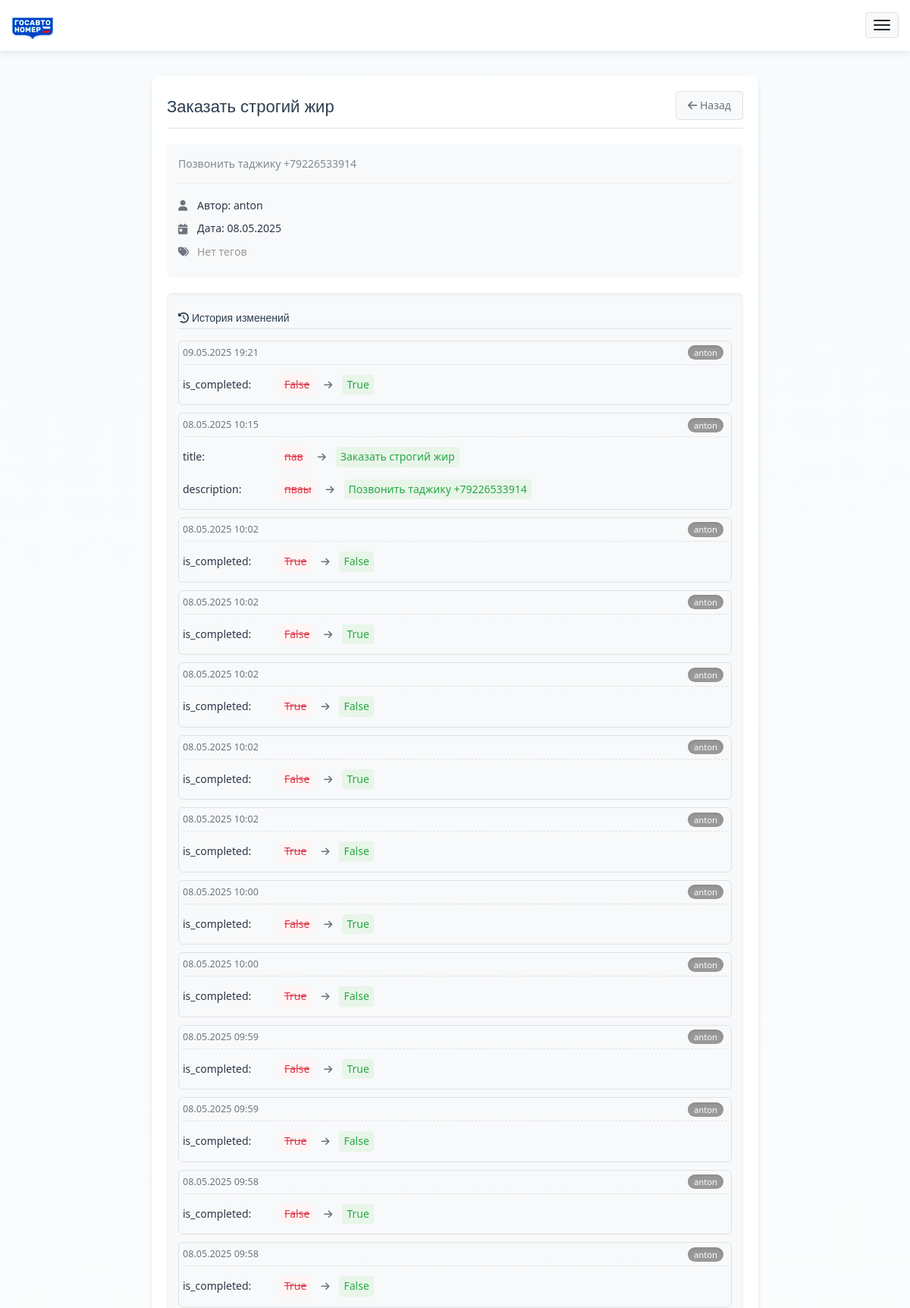
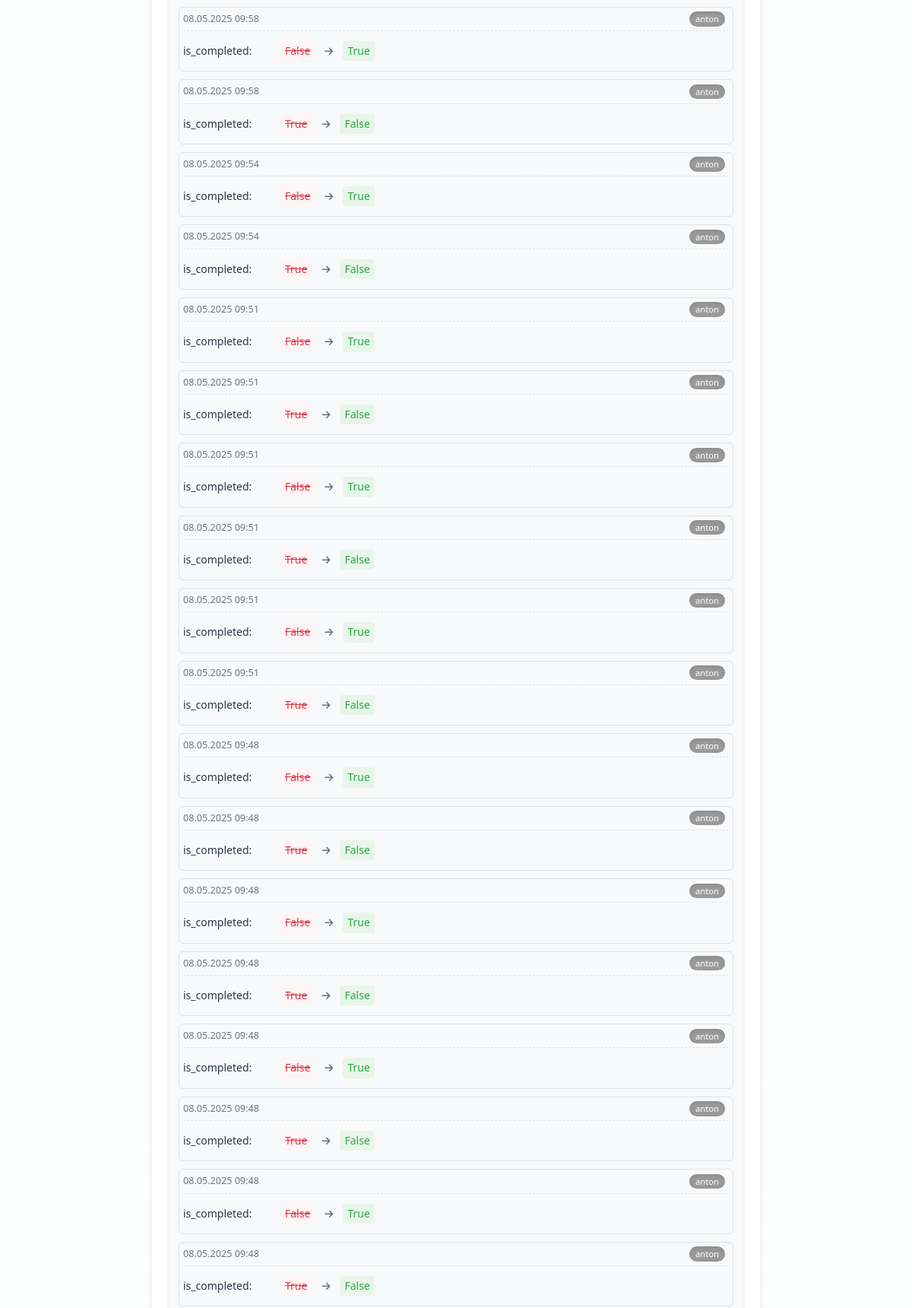
The page /diary/task/14/ (signed in, upper part) on the database its author committed (2 pictures, top to bottom).
### app/models.py (models this page shows, shortened)
class Task(models.Model):
    title = models.CharField(max_length=200)
    description = models.TextField(blank=True)
    date = models.DateField()
    user = models.ForeignKey(User, on_delete=models.CASCADE)
    tags = models.ManyToManyField('Tag', blank=True)
    is_completed = models.BooleanField(default=False)
    image = models.ImageField(upload_to='task_images/', null=True, blank=True, verbose_name="Изображение")  # Новое поле

class TaskHistory(models.Model):
    task = models.ForeignKey(Task, on_delete=models.CASCADE, related_name='history')
    user = models.ForeignKey(User, on_delete=models.SET_NULL, null=True)
    timestamp = models.DateTimeField(default=timezone.now)
    changes = models.JSONField()  # Хранит изменения в формате {"field": {"old": "value", "new": "value"}}
    class Meta:
        ordering = ['-timestamp']

### app/views.py (the view)
# urls.py: path('diary/task/<int:pk>/', TaskDetailView.as_view(), name='task_detail'),
class TaskDetailView(LoginRequiredMixin, DetailView):
    model = Task
    template_name = 'app/task_detail.html'
    context_object_name = 'task'

### app/templates/app/task_detail.html (shortened to what this page needs)
{% extends "app/layout.html" %}
{% load static %}
{% block content %}
<div class="task-detail-container">
    {% if user.is_staff %}
    <div class="detail-header">
        <h2 class="detail-title">{{ task.title }}</h2>
        <a href="{% url 'today_tasks' %}" class="btn btn-back">
            <i class="fas fa-arrow-left"></i> Назад
        </a>
    </div>
    <div class="task-main-info">
        <div class="task-meta">
            <div class="task-description">
                {{ task.description|linebreaks|default:"<em>Нет описания</em>" }}
            </div>
            <div class="meta-info">
                <div class="meta-item">
                    <i class="fas fa-user"></i>
                    <span>Автор: {{ task.user.username }}</span>
                </div>
                <div class="meta-item">
                    <i class="fas fa-calendar-day"></i>
                    <span>Дата: {{ task.date|date:"d.m.Y" }}</span>
                </div>
                <div class="meta-item tags">
                    <i class="fas fa-tags"></i>
                    {% for tag in task.tags.all %}
                    <span class="tag-badge" style="background-color: {{ tag.color }};">
                        {{ tag.name }}
                    </span>
                    {% empty %}
                    <span class="text-muted">Нет тегов</span>
                    {% endfor %}
                </div>
            </div>
        </div>
    </div>
    {% if user.is_superuser %}
    <div class="task-history">
        <h4 class="history-title"><i class="fas fa-history"></i> История изменений</h4>
        {% for history in task.history.all %}
        <div class="history-item card">
            <div class="card-body">
                <div class="history-header">
                    <span class="history-date">
                        {{ history.timestamp|date:"d.m.Y H:i" }}
                    </span>
                    <span class="history-user badge bg-secondary">
                        {{ history.user.username|default:"Система" }}
                    </span>
                </div>
                {% if history.changes %}
                <ul class="history-changes">
                    {% for field, values in history.changes.items %}
                    <li>
                        <span class="change-field">{{ field }}:</span>
                        <span class="change-old">{{ values.old|default:"∅" }}</span>
                        <i class="fas fa-arrow-right"></i>
                        <span class="change-new">{{ values.new|default:"∅" }}</span>
                    </li>
                    {% endfor %}
                </ul>
                {% else %}
                <div class="no-changes">Изменений не зафиксировано</div>
                {% endif %}
            </div>
        </div>
        {% empty %}
        <div class="alert alert-info">История изменений отсутствует</div>
        {% endfor %}
    </div>
    {% endif %}
    {% else %}
    <div class="access-denied">
        <i class="fas fa-lock"></i>
        <h3>Доступ запрещён</h3>
        <p>Просмотр деталей задачи доступен только сотрудникам</p>
    </div>
    {% endif %}
</div>
{% endblock %}

### app/static/app/content/site.css (style rules this page uses)
:root { --primary-color: #1a73e8; --text-color: #2d3748; --text-light: #4a5568; --font-base: 'Segoe UI', system-ui, -apple-system, sans-serif; --bg-dark: #121212; --card-dark: #2d2d2d; }
body { padding-top: 80px; padding-bottom: 20px; font-family: var(--font-base); line-height: 1.6; color: var(--text-color); transition: background 0.3s ease, color 0.3s ease; background: linear-gradient(175deg, #f8fbfd 0%, #ffffff 100%), repeating-linear-gradient( 45deg, rgba(30, 136, 229, 0.03) 0px, rgba(30, 136, 229, 0.03) 20px, transparent 20px, transparent 40px ); }
a { color: var(--primary-color); text-decoration: none; transition: color 0.2s ease; }

### app/static/app/content/diary.css (style rules this page uses)
.badge { padding: 0.5em 1em; border-radius: 20px; font-weight: 500; margin-right: 0.5rem; box-shadow: inset 0 2px 4px rgba(0,0,0,0.1); }
.task-description { white-space: normal; overflow: visible; text-overflow: clip; display: block !important; word-wrap: break-word; }
.task-description { color: #7f8c8d; line-height: 1.5; margin-bottom: 1.5rem; }
.task-detail-container { max-width: 800px; margin: 2rem auto; padding: 20px; background: #fff; border-radius: 12px; box-shadow: 0 4px 6px rgba(0, 0, 0, 0.1); }
.detail-header { display: flex; justify-content: space-between; align-items: center; margin-bottom: 2rem; padding-bottom: 1rem; border-bottom: 2px solid #eee; }
.detail-title { color: #2c3e50; font-size: 2.2rem; margin: 0; }
.btn-back { background: #f8f9fa; color: #6c757d; padding: 8px 15px; border: 1px solid #dee2e6; transition: all 0.3s ease; }
.task-meta { background: #f8f9fa; padding: 1.5rem; border-radius: 8px; margin-top: 1.5rem; }
.meta-info { margin-top: 1.5rem; padding-top: 1rem; border-top: 1px solid #eee; }
.meta-item { display: flex; align-items: center; margin: 0.8rem 0; }
.meta-item i { width: 25px; color: #6c757d; }
.task-history { margin-top: 2rem; background: #f8f9fa; border-radius: 8px; padding: 1.5rem; box-shadow: inset 0 2px 4px rgba(0,0,0,0.05); }
.history-title { color: #2c3e50; font-size: 1.4rem; margin-bottom: 1.5rem; padding-bottom: 0.5rem; border-bottom: 2px solid #e9ecef; }
.history-item { margin-bottom: 1rem; border: 1px solid #dee2e6; border-radius: 6px; overflow: hidden; padding: 5px; }
.history-header { display: flex; justify-content: space-between; align-items: center; padding-bottom: 0.5rem; margin-bottom: 0.5rem; border-bottom: 1px dashed #dee2e6; }
.history-date { font-size: 0.9em; color: #6c757d; }
.history-user.badge { font-size: 0.8em; font-weight: 500; padding: 4px 8px; }
.history-changes { list-style: none; padding: 0; margin: 0; }
.history-changes li { padding: 8px 0; display: flex; align-items: baseline; gap: 8px; flex-wrap: wrap; }
.change-field { flex: 0 0 120px; font-weight: 500; }
.change-old, .change-new { padding: 2px 6px; border-radius: 4px; max-width: 45%; word-wrap: break-word; }
.change-old { background: #fff5f5; color: #dc3545; text-decoration: line-through; order: 1; }
.change-new { background: #e8f5e9; color: #28a745; order: 3; }
.fa-arrow-right { order: 2; color: #6c757d; font-size: 0.9em; padding: 0 5px; }

### app/static/app/content/diary_dark.css (style rules this page uses)
:root { --dark-bg: #1a1a1a; --dark-text: #e0e0e0; --dark-primary: #2d2d2d; --dark-secondary: #3d3d3d; --dark-accent: #4a9eff; --dark-border: #404040; }

### rows shown on the page
Task: title "Заказать строгий жир", description "Позвонить таджику +79226533914", user.username "anton", date "08.05.2025"
TaskHistory: timestamp "09.05.2025 19:21", user.username "anton", changes "is_completed", old "False", new "True"
TaskHistory: timestamp "08.05.2025 10:15", user.username "anton", changes "title" "description", old "пав" "пваы", new "Заказать строгий жир" "Позвонить таджику +79226533914"
TaskHistory: timestamp "08.05.2025 10:02", user.username "anton", changes "is_completed", old "True", new "False"
TaskHistory: timestamp "08.05.2025 10:02", user.username "anton", changes "is_completed", old "False", new "True"
TaskHistory: timestamp "08.05.2025 10:02", user.username "anton", changes "is_completed", old "True", new "False"
TaskHistory: timestamp "08.05.2025 10:02", user.username "anton", changes "is_completed", old "False", new "True"
TaskHistory: timestamp "08.05.2025 10:02", user.username "anton", changes "is_completed", old "True", new "False"
TaskHistory: timestamp "08.05.2025 10:00", user.username "anton", changes "is_completed", old "False", new "True"
TaskHistory: timestamp "08.05.2025 10:00", user.username "anton", changes "is_completed", old "True", new "False"
TaskHistory: timestamp "08.05.2025 09:59", user.username "anton", changes "is_completed", old "False", new "True"
TaskHistory: timestamp "08.05.2025 09:59", user.username "anton", changes "is_completed", old "True", new "False"
TaskHistory: timestamp "08.05.2025 09:58", user.username "anton", changes "is_completed", old "False", new "True"
TaskHistory: timestamp "08.05.2025 09:58", user.username "anton", changes "is_completed", old "True", new "False"
TaskHistory: timestamp "08.05.2025 09:58", user.username "anton", changes "is_completed", old "False", new "True"
TaskHistory: timestamp "08.05.2025 09:58", user.username "anton", changes "is_completed", old "True", new "False"
TaskHistory: timestamp "08.05.2025 09:54", user.username "anton", changes "is_completed", old "False", new "True"
TaskHistory: timestamp "08.05.2025 09:54", user.username "anton", changes "is_completed", old "True", new "False"
TaskHistory: timestamp "08.05.2025 09:51", user.username "anton", changes "is_completed", old "False", new "True"
TaskHistory: timestamp "08.05.2025 09:51", user.username "anton", changes "is_completed", old "True", new "False"
TaskHistory: timestamp "08.05.2025 09:51", user.username "anton", changes "is_completed", old "False", new "True"
TaskHistory: timestamp "08.05.2025 09:51", user.username "anton", changes "is_completed", old "True", new "False"
TaskHistory: timestamp "08.05.2025 09:51", user.username "anton", changes "is_completed", old "False", new "True"
TaskHistory: timestamp "08.05.2025 09:51", user.username "anton", changes "is_completed", old "True", new "False"
TaskHistory: timestamp "08.05.2025 09:48", user.username "anton", changes "is_completed", old "False", new "True"
TaskHistory: timestamp "08.05.2025 09:48", user.username "anton", changes "is_completed", old "True", new "False"
TaskHistory: timestamp "08.05.2025 09:48", user.username "anton", changes "is_completed", old "False", new "True"
TaskHistory: timestamp "08.05.2025 09:48", user.username "anton", changes "is_completed", old "True", new "False"
TaskHistory: timestamp "08.05.2025 09:48", user.username "anton", changes "is_completed", old "False", new "True"
TaskHistory: timestamp "08.05.2025 09:48", user.username "anton", changes "is_completed", old "True", new "False"
TaskHistory: timestamp "08.05.2025 09:48", user.username "anton", changes "is_completed", old "False", new "True"
TaskHistory: timestamp "08.05.2025 09:48", user.username "anton", changes "is_completed", old "True", new "False"
